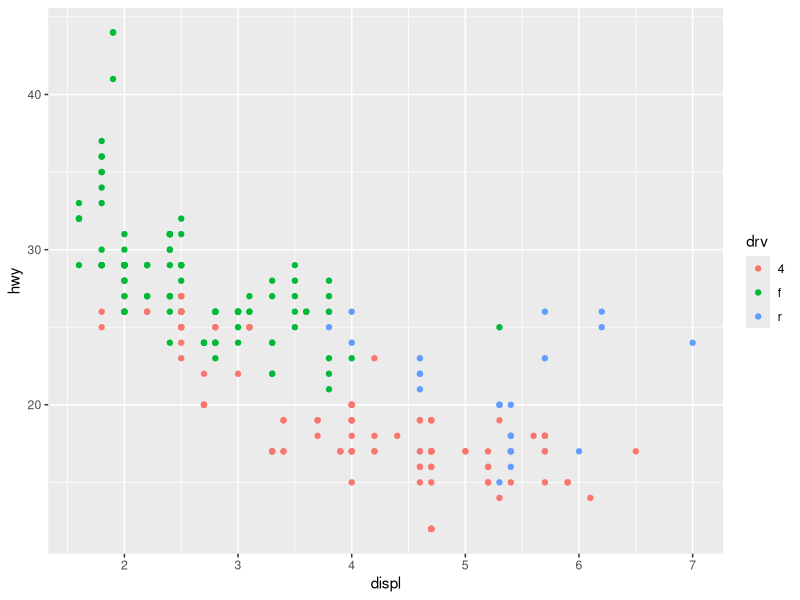
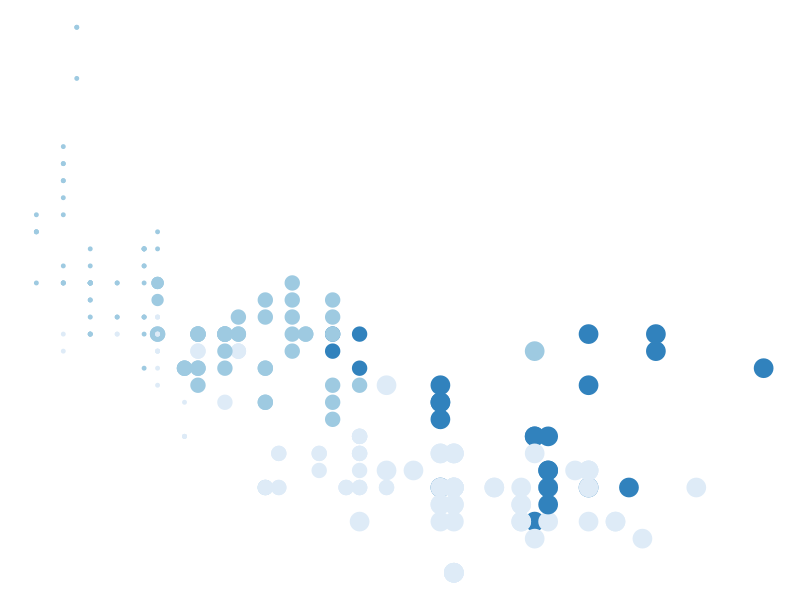
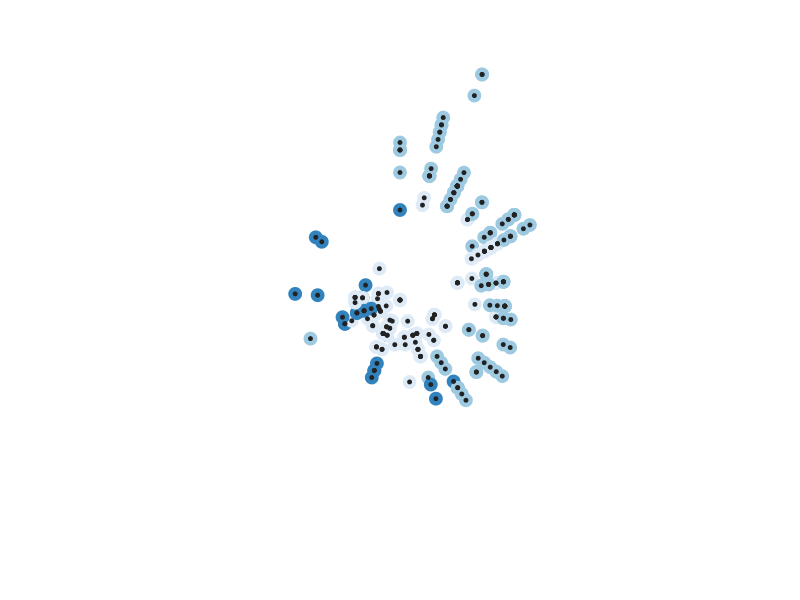
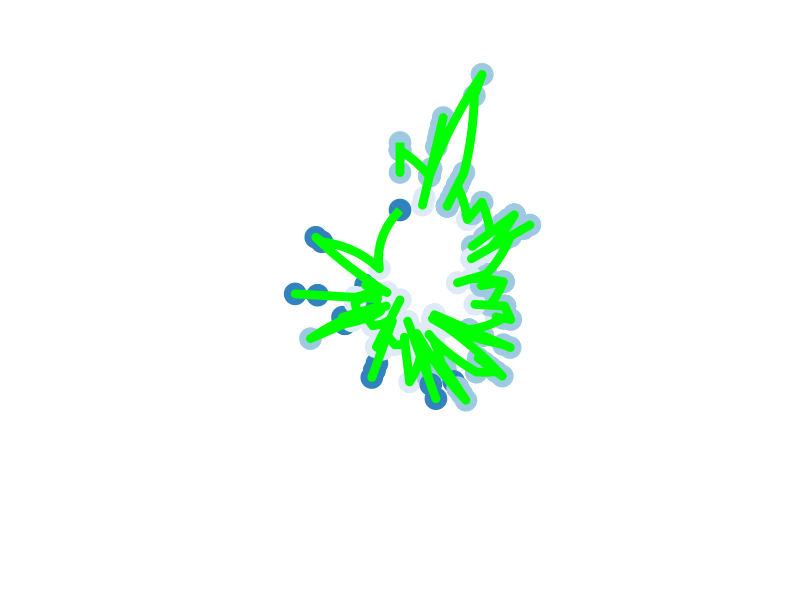

Reproduce these figures in R, in order.
## ---- chunk 1
#loading libraries
library(ggplot2)
library(tibble)
## ---- chunk 2
mpg |>
  ggplot(aes(displ, hwy, colour = drv)) + #creating ggplot, changing color
  geom_point() #adding points
## ---- chunk 3
mpg |>
  ggplot(aes(displ, hwy, colour = drv, size = cyl)) + #varying the size of the dots
  geom_point(show.legend = FALSE) + 
  theme_void() + #getting rid of the teme
  scale_color_brewer() #creating a blue theme

## ---- chunk 4
mpg |>
  ggplot(aes(displ, hwy, colour = drv)) + 
  geom_point(show.legend = FALSE, size = 4) + 
  geom_point(show.legend = FALSE, size = 1, colour = "#222222") + #adding black dots to the middle of the points
  coord_polar() + #tweaking code to make the points circular
  theme_void() + 
  scale_color_brewer()
## ---- chunk 5
mpg |>
  ggplot(aes(displ, hwy, colour = drv)) + #using the mpg dataset to create ggplot
  geom_point(show.legend = FALSE, size = 7) + #adding points
  geom_line(show.legend = FALSE, size = 3, colour = "green") + #converting the dots in the middle to lines, changing the color of the lines from blue to green
  coord_polar() + #tweaking code to make the points circular
  theme_void() + 
  scale_color_brewer()
